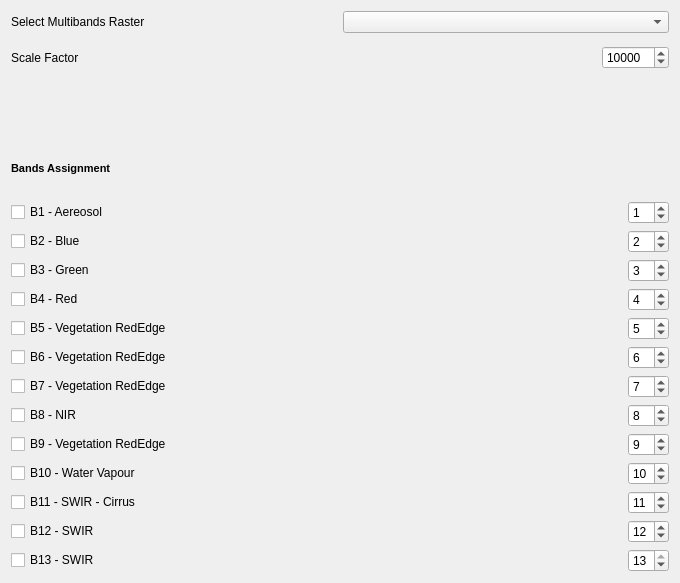
         <widget class="QWidget" name="tab_12">
          <attribute name="title">
           <string>Input</string>
          </attribute>
          <layout class="QGridLayout" name="gridLayout_8">
           <item row="0" column="0">
            <layout class="QGridLayout" name="gridLayout_13">
             <item row="2" column="0">
              <spacer name="verticalSpacer_6">
               <property name="orientation">
                <enum>Qt::Vertical</enum>
               </property>
               <property name="sizeType">
                <enum>QSizePolicy::Fixed</enum>
               </property>
               <property name="sizeHint" stdset="0">
                <size>
                 <width>20</width>
                 <height>80</height>
                </size>
               </property>
              </spacer>
             </item>
             <item row="5" column="0">
              <layout class="QGridLayout" name="gridLayout_14">
               <item row="1" column="1">
                <spacer name="horizontalSpacer_21">
                 <property name="orientation">
                  <enum>Qt::Horizontal</enum>
                 </property>
                 <property name="sizeType">
                  <enum>QSizePolicy::Expanding</enum>
                 </property>
                 <property name="sizeHint" stdset="0">
                  <size>
                   <width>450</width>
                   <height>20</height>
                  </size>
                 </property>
                </spacer>
               </item>
               <item row="1" column="2">
                <widget class="QSpinBox" name="spinBox_B1_3">
                 <property name="sizePolicy">
                  <sizepolicy hsizetype="Minimum" vsizetype="Fixed">
                   <horstretch>0</horstretch>
                   <verstretch>0</verstretch>
                  </sizepolicy>
                 </property>
                 <property name="minimum">
                  <number>0</number>
                 </property>
                 <property name="maximum">
                  <number>13</number>
                 </property>
                 <property name="value">
                  <number>1</number>
                 </property>
                </widget>
               </item>
               <item row="8" column="2">
                <widget class="QSpinBox" name="spinBox_B8_3">
                 <property name="minimum">
                  <number>0</number>
                 </property>
                 <property name="maximum">
                  <number>13</number>
                 </property>
                 <property name="value">
                  <number>8</number>
                 </property>
                </widget>
               </item>
               <item row="10" column="2">
                <widget class="QSpinBox" name="spinBox_B10_3">
                 <property name="minimum">
                  <number>0</number>
                 </property>
                 <property name="maximum">
                  <number>13</number>
                 </property>
                 <property name="value">
                  <number>10</number>
                 </property>
                </widget>
               </item>
               <item row="7" column="2">
                <widget class="QSpinBox" name="spinBox_B7_3">
                 <property name="minimum">
                  <number>0</number>
                 </property>
                 <property name="maximum">
                  <number>13</number>
                 </property>
                 <property name="value">
                  <number>7</number>
                 </property>
                </widget>
               </item>
               <item row="11" column="2">
                <widget class="QSpinBox" name="spinBox_B11_3">
                 <property name="minimum">
                  <number>0</number>
                 </property>
                 <property name="maximum">
                  <number>13</number>
                 </property>
                 <property name="value">
                  <number>11</number>
                 </property>
                </widget>
               </item>
               <item row="10" column="0">
                <widget class="QCheckBox" name="checkBox_B10_3">
                 <property name="text">
                  <string>B10 - Water Vapour</string>
                 </property>
                </widget>
               </item>
               <item row="7" column="0">
                <widget class="QCheckBox" name="checkBox_B7_3">
                 <property name="text">
                  <string>B7 - Vegetation RedEdge</string>
                 </property>
                </widget>
               </item>
               <item row="5" column="2">
                <widget class="QSpinBox" name="spinBox_B5_3">
                 <property name="minimum">
                  <number>0</number>
                 </property>
                 <property name="maximum">
                  <number>13</number>
                 </property>
                 <property name="value">
                  <number>5</number>
                 </property>
                </widget>
               </item>
               <item row="12" column="2">
                <widget class="QSpinBox" name="spinBox_B12_3">
                 <property name="minimum">
                  <number>0</number>
                 </property>
                 <property name="maximum">
                  <number>13</number>
                 </property>
                 <property name="value">
                  <number>12</number>
                 </property>
                </widget>
               </item>
               <item row="12" column="0">
                <widget class="QCheckBox" name="checkBox_B12_3">
                 <property name="text">
                  <string>B12 - SWIR</string>
                 </property>
                </widget>
               </item>
               <item row="2" column="0">
                <widget class="QCheckBox" name="checkBox_B2_3">
                 <property name="text">
                  <string>B2 - Blue</string>
                 </property>
                </widget>
               </item>
               <item row="11" column="0">
                <widget class="QCheckBox" name="checkBox_B11_3">
                 <property name="text">
                  <string>B11 - SWIR - Cirrus</string>
                 </property>
                </widget>
               </item>
               <item row="2" column="2">
                <widget class="QSpinBox" name="spinBox_B2_3">
                 <property name="minimum">
                  <number>0</number>
                 </property>
                 <property name="maximum">
                  <number>13</number>
                 </property>
                 <property name="value">
                  <number>2</number>
                 </property>
                </widget>
               </item>
               <item row="6" column="0">
                <widget class="QCheckBox" name="checkBox_B6_3">
                 <property name="text">
                  <string>B6 - Vegetation RedEdge</string>
                 </property>
                </widget>
               </item>
               <item row="4" column="0">
                <widget class="QCheckBox" name="checkBox_B4_3">
                 <property name="text">
                  <string>B4 - Red</string>
                 </property>
                </widget>
               </item>
               <item row="6" column="2">
                <widget class="QSpinBox" name="spinBox_B6_3">
                 <property name="minimum">
                  <number>0</number>
                 </property>
                 <property name="maximum">
                  <number>13</number>
                 </property>
                 <property name="value">
                  <number>6</number>
                 </property>
                </widget>
               </item>
               <item row="3" column="0">
                <widget class="QCheckBox" name="checkBox_B3_3">
                 <property name="text">
                  <string>B3 - Green</string>
                 </property>
                </widget>
               </item>
               <item row="3" column="2">
                <widget class="QSpinBox" name="spinBox_B3_3">
                 <property name="minimum">
                  <number>0</number>
                 </property>
                 <property name="maximum">
                  <number>13</number>
                 </property>
                 <property name="value">
                  <number>3</number>
                 </property>
                </widget>
               </item>
               <item row="5" column="0">
                <widget class="QCheckBox" name="checkBox_B5_3">
                 <property name="text">
                  <string>B5 - Vegetation RedEdge</string>
                 </property>
                </widget>
               </item>
               <item row="13" column="2">
                <widget class="QSpinBox" name="spinBox_B13_3">
                 <property name="minimum">
                  <number>0</number>
                 </property>
                 <property name="maximum">
                  <number>13</number>
                 </property>
                 <property name="value">
                  <number>13</number>
                 </property>
                </widget>
               </item>
               <item row="9" column="2">
                <widget class="QSpinBox" name="spinBox_B9_3">
                 <property name="minimum">
                  <number>0</number>
                 </property>
                 <property name="maximum">
                  <number>13</number>
                 </property>
                 <property name="value">
                  <number>9</number>
                 </property>
                </widget>
               </item>
               <item row="13" column="0">
                <widget class="QCheckBox" name="checkBox_B13_3">
                 <property name="text">
                  <string>B13 - SWIR</string>
                 </property>
                </widget>
               </item>
               <item row="4" column="2">
                <widget class="QSpinBox" name="spinBox_B4_3">
                 <property name="minimum">
                  <number>0</number>
                 </property>
                 <property name="maximum">
                  <number>13</number>
                 </property>
                 <property name="value">
                  <number>4</number>
                 </property>
                </widget>
               </item>
               <item row="8" column="0">
                <widget class="QCheckBox" name="checkBox_B8_3">
                 <property name="text">
                  <string>B8 - NIR</string>
                 </property>
                </widget>
               </item>
               <item row="9" column="0">
                <widget class="QCheckBox" name="checkBox_B9_3">
                 <property name="text">
                  <string>B9 - Vegetation RedEdge</string>
                 </property>
                </widget>
               </item>
               <item row="1" column="0">
                <widget class="QCheckBox" name="checkBox_B1_3">
                 <property name="text">
                  <string>B1 - Aereosol</string>
                 </property>
                </widget>
               </item>
              </layout>
             </item>
             <item row="0" column="0">
              <layout class="QHBoxLayout" name="horizontalLayout_21">
               <property name="bottomMargin">
                <number>7</number>
               </property>
               <item>
                <widget class="QLabel" name="label_16">
                 <property name="sizePolicy">
                  <sizepolicy hsizetype="Expanding" vsizetype="Preferred">
                   <horstretch>0</horstretch>
                   <verstretch>0</verstretch>
                  </sizepolicy>
                 </property>
                 <property name="font">
                  <font>
                   <weight>50</weight>
                   <italic>false</italic>
                   <bold>false</bold>
                   <underline>false</underline>
                   <strikeout>false</strikeout>
                  </font>
                 </property>
                 <property name="text">
                  <string>Select Multibands Raster</string>
                 </property>
                </widget>
               </item>
               <item>
                <widget class="QgsMapLayerComboBox" name="comboBox_multinput_2">
                 <property name="sizePolicy">
                  <sizepolicy hsizetype="Expanding" vsizetype="Fixed">
                   <horstretch>0</horstretch>
                   <verstretch>0</verstretch>
                  </sizepolicy>
                 </property>
                 <property name="currentText">
                  <string/>
                 </property>
                 <property name="currentIndex">
                  <number>-1</number>
                 </property>
                 <property name="allowEmptyLayer">
                  <bool>true</bool>
                 </property>
                </widget>
               </item>
              </layout>
             </item>
             <item row="3" column="0">
              <widget class="QLabel" name="label_15">
               <property name="sizePolicy">
                <sizepolicy hsizetype="Expanding" vsizetype="Fixed">
                 <horstretch>0</horstretch>
                 <verstretch>0</verstretch>
                </sizepolicy>
               </property>
               <property name="font">
                <font>
                 <pointsize>8</pointsize>
                 <weight>75</weight>
                 <bold>true</bold>
                 <underline>false</underline>
                 <strikeout>false</strikeout>
                </font>
               </property>
               <property name="text">
                <string>Bands Assignment</string>
               </property>
              </widget>
             </item>
             <item row="1" column="0">
              <layout class="QHBoxLayout" name="horizontalLayout_9">
               <property name="bottomMargin">
                <number>7</number>
               </property>
               <item>
                <widget class="QLabel" name="label_17">
                 <property name="sizePolicy">
                  <sizepolicy hsizetype="MinimumExpanding" vsizetype="Ignored">
                   <horstretch>0</horstretch>
                   <verstretch>0</verstretch>
                  </sizepolicy>
                 </property>
                 <property name="text">
                  <string>Scale Factor</string>
                 </property>
                </widget>
               </item>
               <item>
                <spacer name="horizontalSpacer_17">
                 <property name="orientation">
                  <enum>Qt::Horizontal</enum>
                 </property>
                 <property name="sizeType">
                  <enum>QSizePolicy::MinimumExpanding</enum>
                 </property>
                 <property name="sizeHint" stdset="0">
                  <size>
                   <width>40</width>
                   <height>20</height>
                  </size>
                 </property>
                </spacer>
               </item>
               <item>
                <widget class="QDoubleSpinBox" name="doubleSpinBox_2">
                 <property name="decimals">
                  <number>0</number>
                 </property>
                 <property name="maximum">
                  <double>1000000.000000000000000</double>
                 </property>
                 <property name="value">
                  <double>10000.000000000000000</double>
                 </property>
                </widget>
               </item>
              </layout>
             </item>
             <item row="4" column="0">
              <spacer name="verticalSpacer_7">
               <property name="orientation">
                <enum>Qt::Vertical</enum>
               </property>
               <property name="sizeType">
                <enum>QSizePolicy::Fixed</enum>
               </property>
               <property name="sizeHint" stdset="0">
                <size>
                 <width>20</width>
                 <height>20</height>
                </size>
               </property>
              </spacer>
             </item>
            </layout>
           </item>
          </layout>
         </widget>
